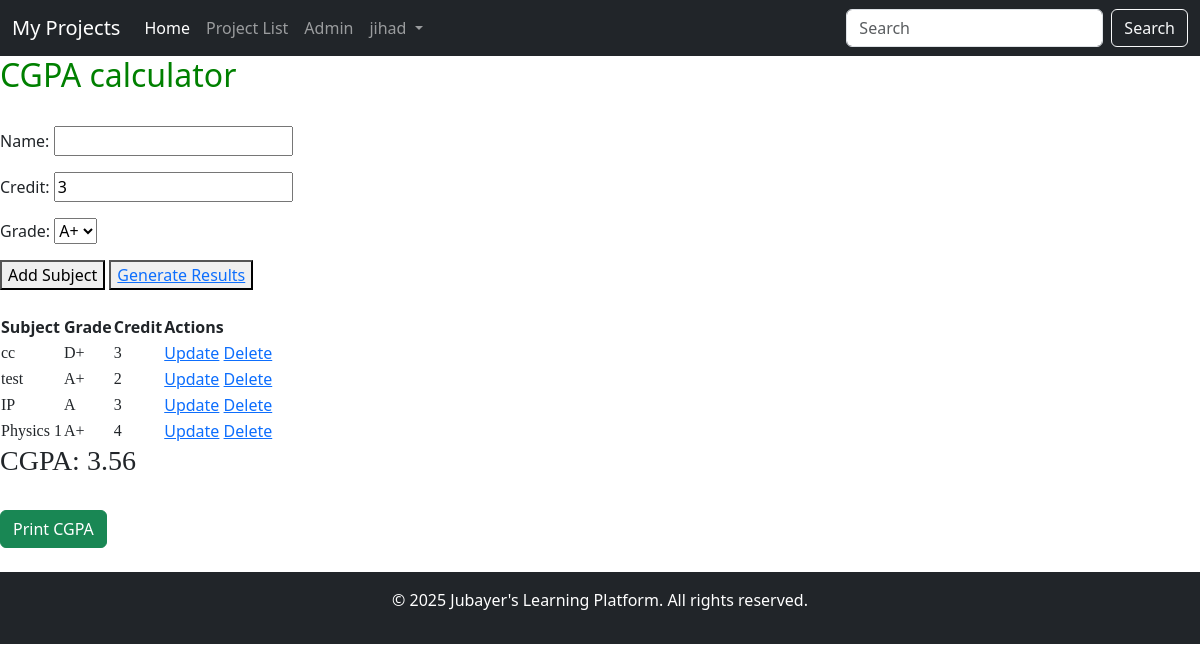
The page /cg/ (signed in) on the database its author committed.
### cgpa/models.py (models this page shows, shortened)
class Subject(models.Model):
    user = models.ForeignKey(User, on_delete=models.CASCADE)
    name = models.CharField(max_length=100)
    credit = models.IntegerField(default=3)
    grade = models.CharField(max_length=2, choices=GRADE_CHOICES, default="A+")
    class Meta:
        ordering = ["-id"]
        verbose_name = "Subject"

### cgpa/views.py (the view, shortened to what this page needs)
# urls.py: path("", views.index, name="index"),
@login_required(login_url="recipe:login")
def index(request):
    subjects = Subject.objects.filter(user=request.user)
    form = SubjectForm()
    total_credit = 0
    total_grade_point = 0
    cgpa = 0
    for subject in subjects:
        total_credit += subject.credit
        total_grade_point += GRADE_POINTS[subject.grade] * subject.credit
        if total_credit != 0:
            cgpa = total_grade_point / total_credit
            cgpa = '{0:.2f}'.format(cgpa)
        else:
            cgpa = 0.0
    context = {
        "subjects": subjects,
        "form": form,
        "cgpa": cgpa,
    }
    return render(request, "cgpa/index.html", context)

### cgpa/forms.py
class SubjectForm(forms.ModelForm):
    class Meta:
        model = Subject
        fields = ["name", "credit", "grade"]

### cgpa/templates/cgpa/index.html (shortened to what this page needs)
{% extends "base/base.html" %}
{% block content %}
<div class="mn" id="mn">
    <h2 style="color: green;">CGPA calculator</h2>
    <br>
    <form action="" method="post">
        {{form.as_p}}
        <button type="submit">Add Subject</button>
        <button><a href="{% url 'cgpa:result' %}">Generate Results</a></button>
    </form>
    <br>
    <table>
        <thead>
            <tr>
                <th>Subject</th>
                <th>Grade</th>
                <th>Credit</th>
                <th>Actions</th>
            </tr>
        </thead>
        <tbody>
            {% for subject in subjects %}
            <tr>
                <td style="font-family: 'Times New Roman', Times, serif;">{{subject.name}}</td>
                <td style="font-family: 'Times New Roman', Times, serif;">{{subject.grade}}</td>
                <td style="font-family: 'Times New Roman', Times, serif;">{{subject.credit}}</td>
                <td>
                    <a href="{% url 'cgpa:edit_sub' subject.pk %}">Update</a>
                    <a href="{% url 'cgpa:delete' subject.pk %}">Delete</a>
                </td>
            </tr>
            {% endfor %}
        </tbody>
    </table>
    <h3 style="font-family: 'Times New Roman', Times, serif;">CGPA: <span id="cgpa">{{cgpa}}</span></h3>
</div>
<br>
<button onclick="myfun('mn')" type="button" class="btn btn-success btn1">Print CGPA</button>
{% endblock %}

### base/templates/base/base.html (shortened to what this page needs)
<!DOCTYPE html>
<html lang="en">
<head>
    <link href="https://cdn.jsdelivr.net/npm/bootstrap@5.3.0/dist/css/bootstrap.min.css" rel="stylesheet">
</head>
<body>
    <nav class="navbar navbar-expand-lg navbar-dark bg-dark">
        <div class="container-fluid">
            <a class="navbar-brand" href="{% url 'base:index' %}">My Projects</a>
            <div class="collapse navbar-collapse" id="navbarNav">
                <ul class="navbar-nav me-auto">
                    <li class="nav-item">
                        <a class="nav-link active" aria-current="page" href="{% url 'base:index' %}">Home</a>
                    </li>
                    <li class="nav-item">
                        <a class="nav-link" href="{% url 'base:index' %}">Project List</a>
                    </li>
                    <li class="nav-item">
                        <a class="nav-link" href="{% url 'base:index' %}admin/">Admin</a>
                    </li>
                    {% if user.is_authenticated %}
                        <li class="nav-item dropdown">
                            <a class="nav-link dropdown-toggle" href="#" id="navbarDropdown" role="button" data-bs-toggle="dropdown" aria-expanded="false">
                                {{ user.username }}
                            </a>
                        </li>
                    {% endif %}
                </ul>
                <form class="d-flex">
                    <input class="form-control me-2" type="search" placeholder="Search" aria-label="Search">
                    <button class="btn btn-outline-light" type="submit">Search</button>
                </form>
            </div>
        </div>
    </nav>
    {% block content %}
    {% endblock %}
    <footer class="bg-dark text-white text-center py-3 mt-4">
        <p>&copy; 2025 Jubayer's Learning Platform. All rights reserved.</p>
    </footer>
</body>
</html>

### rows shown on the page
Subject: name "cc", grade "D+", credit "3"
Subject: name "test", grade "A+", credit "2"
Subject: name "IP", grade "A", credit "3"
Subject: name "Physics 1", grade "A+", credit "4"

### other values the page prints
{{ user.username }} "jihad"
{{ cgpa }} "3.56"
